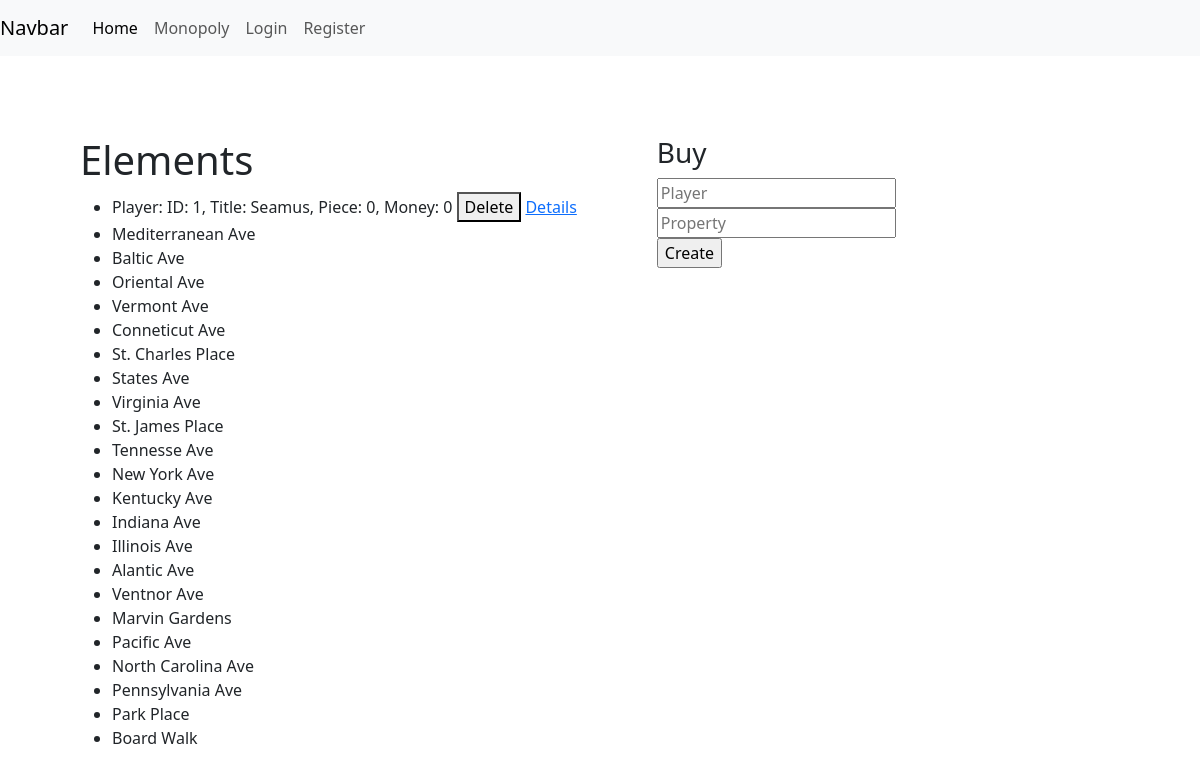
The page / on the database its author committed.
### models.py (models this page shows, shortened)
class Player(UserMixin, db.Model):
    __tablename__ = "players"
    id: Mapped[int] = mapped_column(primary_key=True)
    title: Mapped[str] = mapped_column(String(30))
    piece: Mapped[int] = mapped_column()
    position: Mapped[int] = mapped_column()
    money: Mapped[int] = mapped_column()
    password_hash: Mapped[Optional[str]] = mapped_column(String(256))
    properties = relationship(
        "Property",
        back_populates="owner",
        cascade="save-update"
    )
    def __str__(self):
        return f"Player: ID: {self.id}, Title: {self.title}, Piece: {self.piece}, Money: {self.money}"

class Property(db.Model):
    __tablename__ = "properties"
    id: Mapped[int] = mapped_column(primary_key=True)
    title: Mapped[str] = mapped_column(String(100))
    player_id: Mapped[Optional[int]] = mapped_column(
        ForeignKey('players.id', ondelete="SET NULL"),
        nullable=True,
        name="fk_property_user"
    )
    owner = relationship("Player", back_populates="properties")
    price: Mapped[int] = mapped_column()
    rent_no_set: Mapped[int] = mapped_column()
    rent_color_set: Mapped[int] = mapped_column()
    rent_1_house: Mapped[int] = mapped_column()
    rent_2_house: Mapped[int] = mapped_column()
    rent_3_house: Mapped[int] = mapped_column()
    rent_4_house: Mapped[int] = mapped_column()
    rent_hotel: Mapped[int] = mapped_column()
    building_cost: Mapped[int] = mapped_column()
    mortgage: Mapped[int] = mapped_column()
    unmortgage: Mapped[int] = mapped_column()
    color: Mapped[str] = mapped_column(String(20))

### routes.py (the view, shortened to what this page needs)
    @app.route("/home", methods=["GET", "POST"])
    @app.route("/", methods=["GET", "POST"])
    def creation():
        if request.method == "GET":
            players = Player.query.all()
            properties = Property.query.all()
            return render_template('creation.html', players=players, properties=properties)
        else:
            players = Player.query.all()
            properties = Property.query.all()
            return render_template('creation.html', players=players, properties=properties)

### templates/creation.html (shortened to what this page needs)
{% extends "base.html" %}
{% block content %}
<div class="box">
    <div>
        <h1>Elements</h1>
        <ul>
            {% for player in players %}
            <li>
                {{player}}
                <button onclick="deletePerson({{player.id}})">Delete</button>
                <a href="{{url_for('details', id=player.id)}}">Details</a>
            </li>
            {% endfor %} {% for property in properties %}
            <li>{{property.title}}</li>
            {% endfor %}
        </ul>
    </div>
    <div>
        <h3>Buy</h3>
        <form action="{{url_for('creation')}}" method="POST">
            <input type="text" name="buyer" placeholder="Player" required="required" /><br />
            <input type="text" name="sold" placeholder="Property" required="required" /><br />
            <input type="submit" name="buy" value="Create" /><br />
        </form>
        <link rel="stylesheet" href="{{url_for('static', filename='css/creation.css')}}" />
        {% endblock %}

### templates/base.html (shortened to what this page needs)
<!DOCTYPE html>
<html lang="en">
<head>
</head>
<body>
    <nav class="navbar navbar-expand-lg navbar-light bg-light">
        <a class="navbar-brand" href="#">Navbar</a>
        <div class="collapse navbar-collapse" id="navbarNavAltMarkup">
            <div class="navbar-nav">
                <a class="nav-item nav-link active" href="/">Home<span class="visually-hidden">(current)</span></a>
                <a class="nav-item nav-link" href="/monopoly">Monopoly</a>
                {% if current_user.is_anonymous %}
                <a class="nav-item nav-link" href="/login">Login</a>
                <a class="nav-item nav-link"  href="/register">Register</a>
                {% else %}
                <a class="nav-item nav-link" href="/logout">Logout</a>
                {% endif %}
            </div>
        </div>
    </nav>
    {% block content %}{% endblock %}
</body>
<link rel="stylesheet" href="{{url_for('static', filename='css/base.css')}}" />
<link href="https://cdn.jsdelivr.net/npm/bootstrap@5.3.3/dist/css/bootstrap.min.css" rel="stylesheet"
 />
</html>

### static/css/creation.css (style rules this page uses)
.box { display: flex; flex-wrap: wrap; margin: 5rem; gap: 5rem; }

### static/css/base.css (style rules this page uses)
body { height: 100%; width: 100%; margin: 0; }

### rows shown on the page
Player: id+title+piece "Player: ID: 1, Title: Seamus, Piece: 0, Money: 0"
Property: title "Mediterranean Ave"
Property: title "Baltic Ave"
Property: title "Oriental Ave"
Property: title "Vermont Ave"
Property: title "Conneticut Ave"
Property: title "St. Charles Place"
Property: title "States Ave"
Property: title "Virginia Ave"
Property: title "St. James Place"
Property: title "Tennesse Ave"
Property: title "New York Ave"
Property: title "Kentucky Ave"
Property: title "Indiana Ave"
Property: title "Illinois Ave"
Property: title "Alantic Ave"
Property: title "Ventnor Ave"
Property: title "Marvin Gardens"
Property: title "Pacific Ave"
Property: title "North Carolina Ave"
Property: title "Pennsylvania Ave"
Property: title "Park Place"
Property: title "Board Walk"
